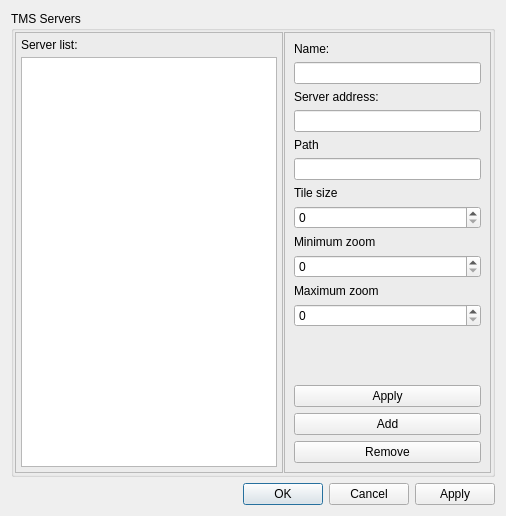
<ui version="4.0" >
 <class>TMSPreferencesDialog</class>
 <widget class="QDialog" name="TMSPreferencesDialog" >
  <property name="geometry" >
   <rect>
    <x>0</x>
    <y>0</y>
    <width>506</width>
    <height>516</height>
   </rect>
  </property>
  <property name="windowTitle" >
   <string>TMS servers setup</string>
  </property>
  <layout class="QVBoxLayout" >
   <item>
    <widget class="QGroupBox" name="grpWmsServers" >
     <property name="title" >
      <string>TMS Servers</string>
     </property>
     <layout class="QHBoxLayout" >
      <property name="spacing" >
       <number>1</number>
      </property>
      <property name="leftMargin" >
       <number>1</number>
      </property>
      <property name="topMargin" >
       <number>1</number>
      </property>
      <property name="rightMargin" >
       <number>1</number>
      </property>
      <property name="bottomMargin" >
       <number>1</number>
      </property>
      <item>
       <widget class="QFrame" name="frame_2" >
        <property name="frameShape" >
         <enum>QFrame::StyledPanel</enum>
        </property>
        <property name="frameShadow" >
         <enum>QFrame::Raised</enum>
        </property>
        <layout class="QVBoxLayout" >
         <property name="spacing" >
          <number>5</number>
         </property>
         <property name="leftMargin" >
          <number>5</number>
         </property>
         <property name="topMargin" >
          <number>5</number>
         </property>
         <property name="rightMargin" >
          <number>5</number>
         </property>
         <property name="bottomMargin" >
          <number>5</number>
         </property>
         <item>
          <widget class="QLabel" name="label_10" >
           <property name="text" >
            <string>Server list:</string>
           </property>
          </widget>
         </item>
         <item>
          <widget class="QListWidget" name="lvTmsServers" />
         </item>
        </layout>
       </widget>
      </item>
      <item>
       <widget class="QFrame" name="frame" >
        <property name="frameShape" >
         <enum>QFrame::StyledPanel</enum>
        </property>
        <property name="frameShadow" >
         <enum>QFrame::Raised</enum>
        </property>
        <layout class="QVBoxLayout" >
         <item>
          <widget class="QLabel" name="label_11" >
           <property name="text" >
            <string>Name:</string>
           </property>
          </widget>
         </item>
         <item>
          <widget class="QLineEdit" name="edTmsName" >
           <property name="minimumSize" >
            <size>
             <width>100</width>
             <height>0</height>
            </size>
           </property>
          </widget>
         </item>
         <item>
          <widget class="QLabel" name="label_5" >
           <property name="text" >
            <string>Server address:</string>
           </property>
          </widget>
         </item>
         <item>
          <widget class="QLineEdit" name="edTmsAdr" />
         </item>
         <item>
          <widget class="QLabel" name="label_6" >
           <property name="text" >
            <string>Path</string>
           </property>
          </widget>
         </item>
         <item>
          <widget class="QLineEdit" name="edTmsPath" />
         </item>
         <item>
          <widget class="QLabel" name="label_3" >
           <property name="text" >
            <string>Tile size</string>
           </property>
          </widget>
         </item>
         <item>
          <widget class="QSpinBox" name="sbTileSize" >
           <property name="maximum" >
            <number>9999</number>
           </property>
           <property name="singleStep" >
            <number>64</number>
           </property>
          </widget>
         </item>
         <item>
          <widget class="QLabel" name="label" >
           <property name="text" >
            <string>Minimum zoom</string>
           </property>
          </widget>
         </item>
         <item>
          <widget class="QSpinBox" name="sbMinZoom" />
         </item>
         <item>
          <widget class="QLabel" name="label_2" >
           <property name="text" >
            <string>Maximum zoom</string>
           </property>
          </widget>
         </item>
         <item>
          <widget class="QSpinBox" name="sbMaxZoom" />
         </item>
         <item>
          <spacer>
           <property name="orientation" >
            <enum>Qt::Vertical</enum>
           </property>
           <property name="sizeHint" >
            <size>
             <width>20</width>
             <height>1</height>
            </size>
           </property>
          </spacer>
         </item>
         <item>
          <widget class="QPushButton" name="btApplyTmsServer" >
           <property name="text" >
            <string>Apply</string>
           </property>
          </widget>
         </item>
         <item>
          <widget class="QPushButton" name="btAddTmsServer" >
           <property name="text" >
            <string>Add</string>
           </property>
          </widget>
         </item>
         <item>
          <widget class="QPushButton" name="btDelTmsServer" >
           <property name="text" >
            <string>Remove</string>
           </property>
          </widget>
         </item>
        </layout>
       </widget>
      </item>
     </layout>
    </widget>
   </item>
   <item>
    <widget class="QDialogButtonBox" name="buttonBox" >
     <property name="orientation" >
      <enum>Qt::Horizontal</enum>
     </property>
     <property name="standardButtons" >
      <set>QDialogButtonBox::Apply|QDialogButtonBox::Cancel|QDialogButtonBox::NoButton|QDialogButtonBox::Ok</set>
     </property>
    </widget>
   </item>
  </layout>
 </widget>
 <resources/>
 <connections>
  <connection>
   <sender>buttonBox</sender>
   <signal>accepted()</signal>
   <receiver>TMSPreferencesDialog</receiver>
   <slot>accept()</slot>
   <hints>
    <hint type="sourcelabel" >
     <x>248</x>
     <y>254</y>
    </hint>
    <hint type="destinationlabel" >
     <x>157</x>
     <y>274</y>
    </hint>
   </hints>
  </connection>
  <connection>
   <sender>buttonBox</sender>
   <signal>rejected()</signal>
   <receiver>TMSPreferencesDialog</receiver>
   <slot>reject()</slot>
   <hints>
    <hint type="sourcelabel" >
     <x>316</x>
     <y>260</y>
    </hint>
    <hint type="destinationlabel" >
     <x>286</x>
     <y>274</y>
    </hint>
   </hints>
  </connection>
 </connections>
</ui>
